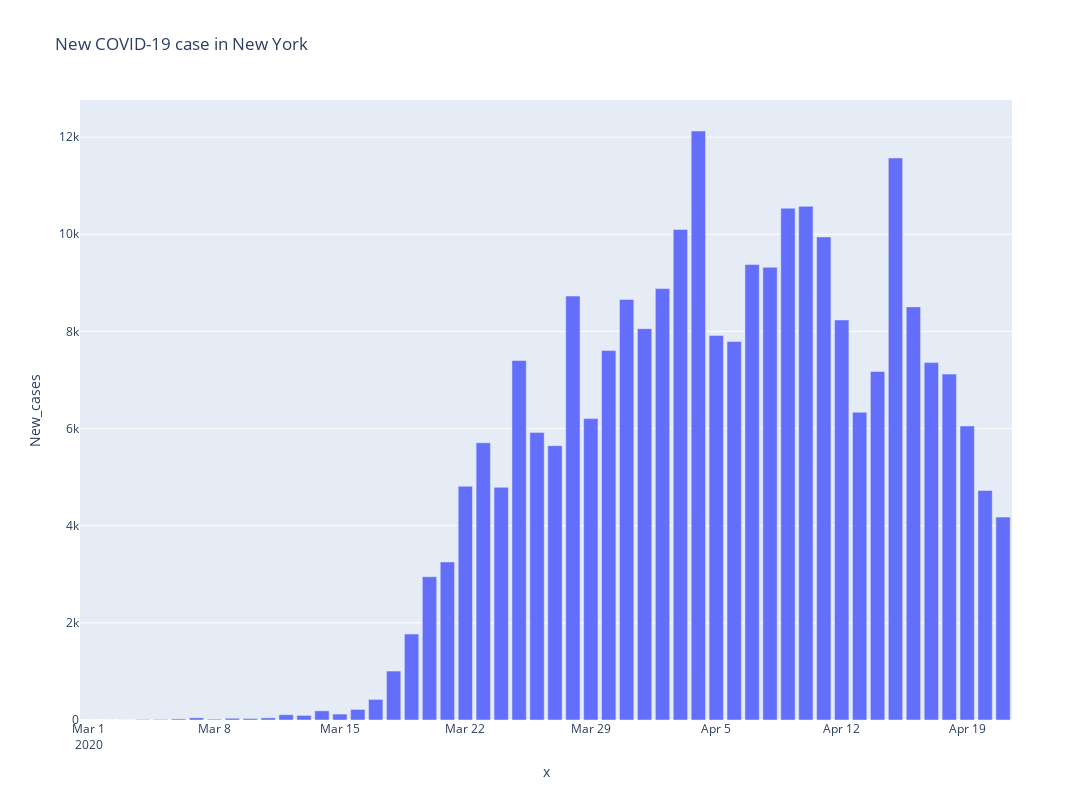

Notebook code for this chart:
### Markdown cell above
## The below chart is generated with Plotly Express library, with a main advantage that it's an interactive chart and easy to generate mainly inteded for tidy date! Just hover the mouse over the bard and you will be able to read the details of each day & many other functions!

### Code cell
fig = px.bar(data_frame=NY_df, x=NY_df.index, y='New_cases', title='New COVID-19 case in New York', width=1400, height= 800)
fig.show()

### Figure 1 — Plotly figure (JSON) as saved in the notebook; plotly's stock layout.template omitted (floating-point values rounded to 4 significant figures)
{"data": [{"alignmentgroup": "True", "hovertemplate": "x=%{x}<br>New_cases=%{y}<extra></extra>", "legendgroup": "", "marker": {"color": "#636efa"}, "name": "", "offsetgroup": "", "orientation": "v", "showlegend": false, "textposition": "auto", "type": "bar", "x": ["2020-03-01", "2020-03-02", "2020-03-03", "2020-03-04", "2020-03-05", "2020-03-06", "2020-03-07", "2020-03-08", "2020-03-09", "2020-03-10", "2020-03-11", "2020-03-12", "2020-03-13", "2020-03-14", "2020-03-15", "2020-03-16", "2020-03-17", "2020-03-18", "2020-03-19", "2020-03-20", "2020-03-21", "2020-03-22", "2020-03-23", "2020-03-24", "2020-03-25", "2020-03-26", "2020-03-27", "2020-03-28", "2020-03-29", "2020-03-30", "2020-03-31", "2020-04-01", "2020-04-02", "2020-04-03", "2020-04-04", "2020-04-05", "2020-04-06", "2020-04-07", "2020-04-08", "2020-04-09", "2020-04-10", "2020-04-11", "2020-04-12", "2020-04-13", "2020-04-14", "2020-04-15", "2020-04-16", "2020-04-17", "2020-04-18", "2020-04-19", "2020-04-20", "2020-04-21"], "xaxis": "x", "y": [0, 0, 1, 9, 11, 22, 45, 17, 36, 31, 44, 109, 95, 189, 122, 218, 424, 1008, 1770, 2950, 3254, 4812, 5707, 4790, 7401, 5921, 5648, 8728, 6205, 7606, 8658, 8057, 8881, 10100, 12126, 7915, 7792, 9378, 9320, 10536, 10575, 9946, 8236, 6337, 7177, 11571, 8505, 7358, 7121, 6054, 4726, 4177], "yaxis": "y"}], "layout": {"barmode": "relative", "height": 800, "hovermode": "closest", "legend": {"tracegroupgap": 0}, "title": {"text": "New COVID-19 case in New York"}, "width": 1400, "xaxis": {"anchor": "y", "autorange": true, "domain": [0, 1], "range": ["2020-02-29 12:00", "2020-04-21 12:00"], "title": {"text": "x"}, "type": "date"}, "yaxis": {"anchor": "x", "autorange": true, "domain": [0, 1], "range": [0, 12760.0], "title": {"text": "New_cases"}, "type": "linear"}}}
